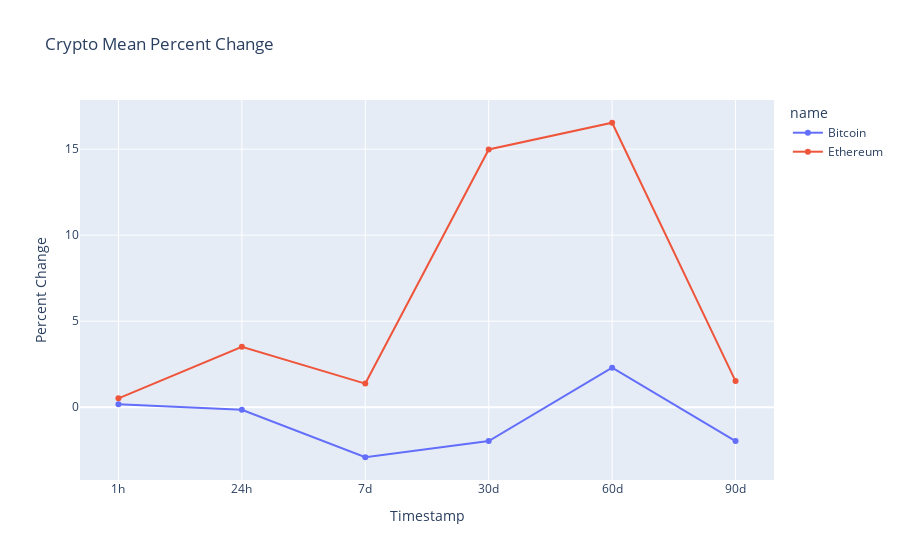

Source (notebook cell):
### Code cell
# mean
plot_percent_change_agg(df, 'mean', coin=['Bitcoin','Ethereum'])

### Figure 1 — Plotly figure (JSON) as saved in the notebook; plotly's stock layout.template omitted (floating-point values rounded to 4 significant figures)
{"data": [{"hovertemplate": "name=Bitcoin<br>period=%{x}<br>value=%{y}<extra></extra>", "legendgroup": "Bitcoin", "line": {"color": "#636efa", "dash": "solid"}, "marker": {"symbol": "circle"}, "mode": "lines+markers", "name": "Bitcoin", "orientation": "v", "showlegend": true, "type": "scatter", "x": ["1h", "24h", "7d", "30d", "60d", "90d"], "xaxis": "x", "y": [0.1726, -0.1482, -2.907, -1.967, 2.3, -1.967], "yaxis": "y"}, {"hovertemplate": "name=Ethereum<br>period=%{x}<br>value=%{y}<extra></extra>", "legendgroup": "Ethereum", "line": {"color": "#EF553B", "dash": "solid"}, "marker": {"symbol": "circle"}, "mode": "lines+markers", "name": "Ethereum", "orientation": "v", "showlegend": true, "type": "scatter", "x": ["1h", "24h", "7d", "30d", "60d", "90d"], "xaxis": "x", "y": [0.5154, 3.516, 1.374, 14.98, 16.53, 1.519], "yaxis": "y"}], "layout": {"legend": {"title": {"text": "name"}, "tracegroupgap": 0}, "title": {"text": "Crypto Mean Percent Change"}, "xaxis": {"anchor": "y", "domain": [0, 1], "title": {"text": "Timestamp"}}, "yaxis": {"anchor": "x", "domain": [0, 1], "title": {"text": "Percent Change"}}}}
